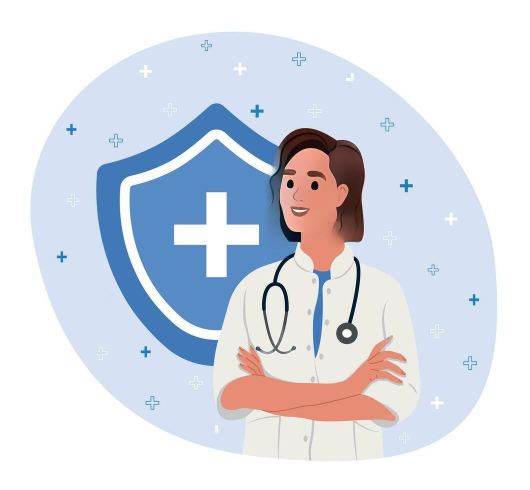
#> input picture server/media/default_image_female/beatsnoop.com-qZ66N.jpg, 1060 x 980 px (shown at 1/2 size); its folder holds only this picture in this run
$ python -i video_processor.py   (imports and definitions only)
#> lines starting #> are read from the running program, lines starting #| are printed output that depends on the picture
#> further down, picture is the input picture: shape (980, 1060, 3); mean B, G, R 230.3, 220.7, 216.1
import json
import cv2
import numpy as np
import logging
import matplotlib.pyplot as plt
import base64
from io import BytesIO
from datetime import datetime
from collections import deque

logger = logging.getLogger(__name__)

# [223 lines left out: functions get_optimal_sampling_rate, extract_frames, _analyze_face_density, apply_temporal_smoothing, not called in this run]

def _enhance_frame_for_detection(frame):
    """Enhance frame for better face detection"""
    # Convert to grayscale for histogram equalization
    gray = cv2.cvtColor(frame, cv2.COLOR_BGR2GRAY)
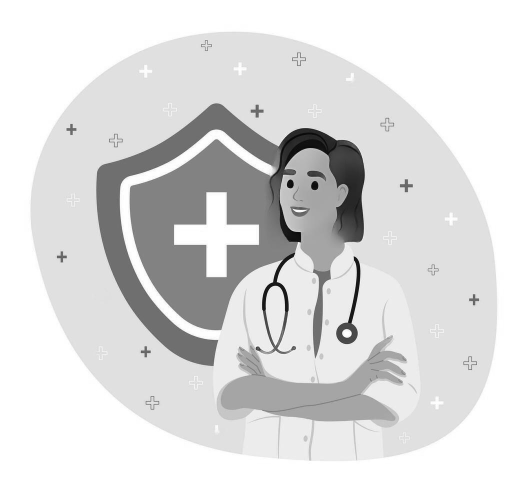
#> gray: shape (980, 1060) (shown at 1/2 size); min 1, max 255, mean 220.5

    # Apply histogram equalization to improve contrast
    equ = cv2.equalizeHist(gray)
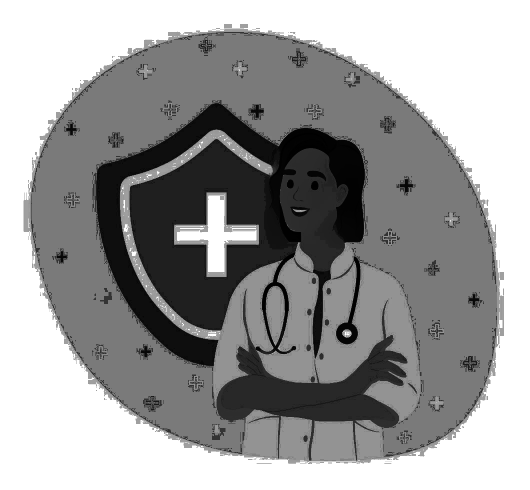
#> equ: shape (980, 1060) (shown at 1/2 size); min 0, max 255, mean 156.4

    # Convert back to BGR for colored output
    enhanced = cv2.cvtColor(equ, cv2.COLOR_GRAY2BGR)

    # Blend with original for more natural look
    result = cv2.addWeighted(frame, 0.7, enhanced, 0.3, 0)
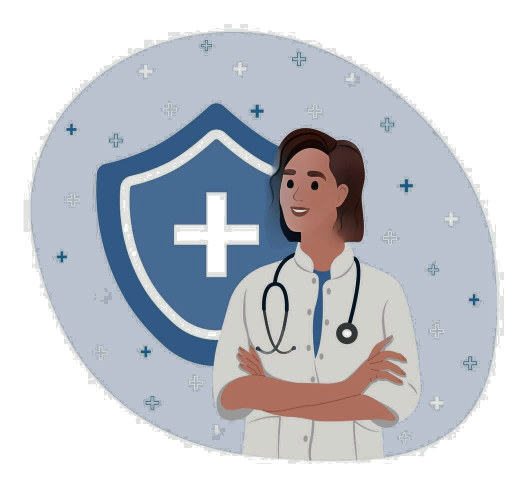
#> result: shape (980, 1060, 3) (shown at 1/2 size); mean B, G, R 208.2, 201.4, 198.1

    return result

# [188 lines left out: functions generate_timeline_graph, create_video_preview, detect_emotion_changes, create_framewise_visualization, not called in this run]

>>> import cv2
>>> picture = cv2.imread('../../../media/default_image_female/beatsnoop.com-qZ66N.jpg')
>>> result = _enhance_frame_for_detection(picture)
